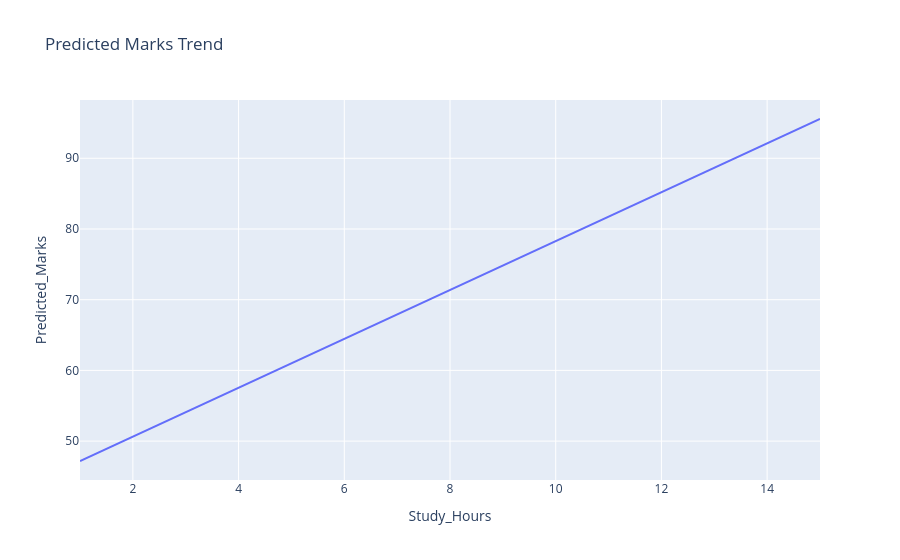

The notebook cell this image was saved under:
### Code cell
#  Plot 5
# Predicted Marks Trend

hours = list(range(1, 16))

attendance_avg = int(df["Attendance"].mean())
assignments_avg = int(df["Assignments"].mean())

trend_data = pd.DataFrame({
    "Study_Hours": hours,
    "Attendance": [attendance_avg] * len(hours),
    "Assignments": [assignments_avg] * len(hours)
})

trend_predictions = model.predict(trend_data)

trend_df = pd.DataFrame({
    "Study_Hours": hours,
    "Predicted_Marks": trend_predictions
})

fig5 = px.line(
    trend_df,
    x="Study_Hours",
    y="Predicted_Marks",
    title="Predicted Marks Trend"
)

fig5.show()

fig5.write_image("plot5.png")

### Figure 1 — Plotly figure (JSON) as saved in the notebook; plotly's stock layout.template omitted (floating-point values rounded to 4 significant figures)
{"data": [{"hovertemplate": "Study_Hours=%{x}<br>Predicted_Marks=%{y}<extra></extra>", "legendgroup": "", "line": {"color": "#636efa", "dash": "solid"}, "marker": {"symbol": "circle"}, "mode": "lines", "name": "", "orientation": "v", "showlegend": false, "type": "scatter", "x": [1, 2, 3, 4, 5, 6, 7, 8, 9, 10, 11, 12, 13, 14, 15], "xaxis": "x", "y": [47.19, 50.64, 54.1, 57.55, 61.01, 64.46, 67.92, 71.37, 74.83, 78.28, 81.74, 85.19, 88.65, 92.1, 95.55], "yaxis": "y"}], "layout": {"legend": {"tracegroupgap": 0}, "title": {"text": "Predicted Marks Trend"}, "xaxis": {"anchor": "y", "domain": [0, 1], "title": {"text": "Study_Hours"}}, "yaxis": {"anchor": "x", "domain": [0, 1], "title": {"text": "Predicted_Marks"}}}}
